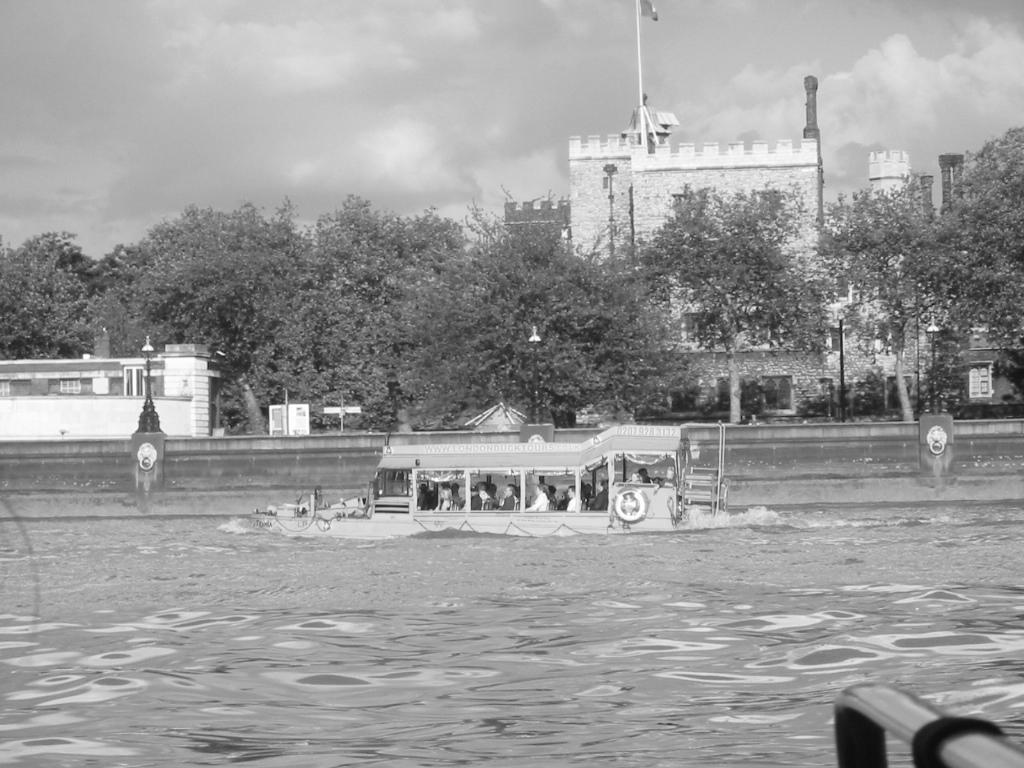
//> input picture ex3/source.jpg, 1024 x 768 px
$ ./HelloCV source.jpg   (built with g++ and OpenCV 4)
//> lines starting //> are read from the running program, lines starting //| are printed output that depends on the picture; after the words box and inside, x2 and y2 are one past the last pixel; in counts of white or black regions, pixels touching at a corner belong together
//> further down, image is the input picture: 768 rows x 1024 cols, CV_8UC3; min 10, max 255, mean 154.1
#include <stdio.h>
#include <opencv2/core/core.hpp>
#include <opencv2/highgui/highgui.hpp>
#include <opencv2/imgproc/imgproc.hpp>
#include <stdbool.h>
#include <math.h>


using namespace std;
using namespace cv;


int slider = 9;
Mat image;
Mat image_blurred;

Mat drawHist(Mat hist, int scale)
{
  double mx = 0;
  minMaxLoc(hist, 0, &mx, 0, 0);

  Mat result = Mat::zeros(256*scale, 256*scale, CV_8UC1);
  for(int i = 0; i<255; i++)
  {
    float histValue = hist.at<float>(i, 0);
    float nextValue = hist.at<float>(i+1, 0);

    Point p1 = Point(i*scale, 256*scale);
    Point p2 = Point(i*scale + scale, 256*scale);
    Point p3 = Point(i*scale + scale, (256-nextValue*256/mx)*scale);
    Point p4 = Point(i*scale, (256-nextValue*256/mx)*scale);

    int numPoints = 5;
    Point points[] = {p1,p2,p3,p4,p1};
    fillConvexPoly(result, points, numPoints, Scalar::all(256), 0, 0);
  }

  return result;
}

void on_trackbar(int, void *) {

  slider = slider % 2 == 0 ? slider + 1 : slider;
  GaussianBlur(image, image_blurred, Size(slider, slider),0);

  imshow("Blurred image", image_blurred);

  Mat temp_diff = image - image_blurred + 128;
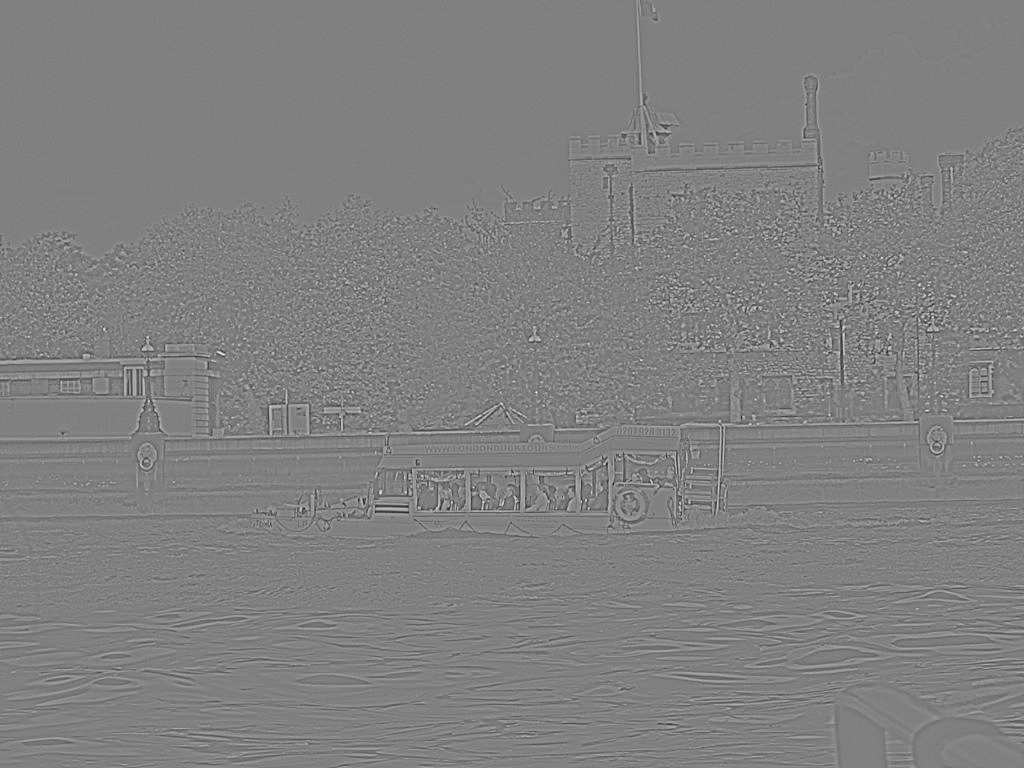
//> temp_diff: 768 rows x 1024 cols, CV_8UC3; min 34, max 246, mean 128
  int histSize = 256;
  float range[] = { 0, 256 };
  const float* histRange = { range };
  Mat newHist;
  bool uniform = true, accumulate = false;
  int channels = 1;
  const int* nr_channel = &channels;
  calcHist(&temp_diff, 1, nr_channel, cv::Mat(), newHist, 1, &histSize, &histRange, uniform, accumulate);
//> newHist = 256 values, max 147109 at index 128, min 0 at index 0, mean 3072
  Mat hist = drawHist(newHist, 25);
//> in drawHist, `minMaxLoc(hist, 0, &mx, 0, 0);`: mx = 147109
//> the loop in drawHist, `for(int i = 0; i<255; i++)` made 255 passes
//> (histValue, nextValue, p3, p4) on passes 1 to 3: (0, 0, Point(25, 6400), Point(0, 6400)), (0, 0, Point(50, 6400), Point(25, 6400)), (0, 0, Point(75, 6400), Point(50, 6400))
//> after the loop in drawHist, `for(int i = 0; i<255; i++)`:
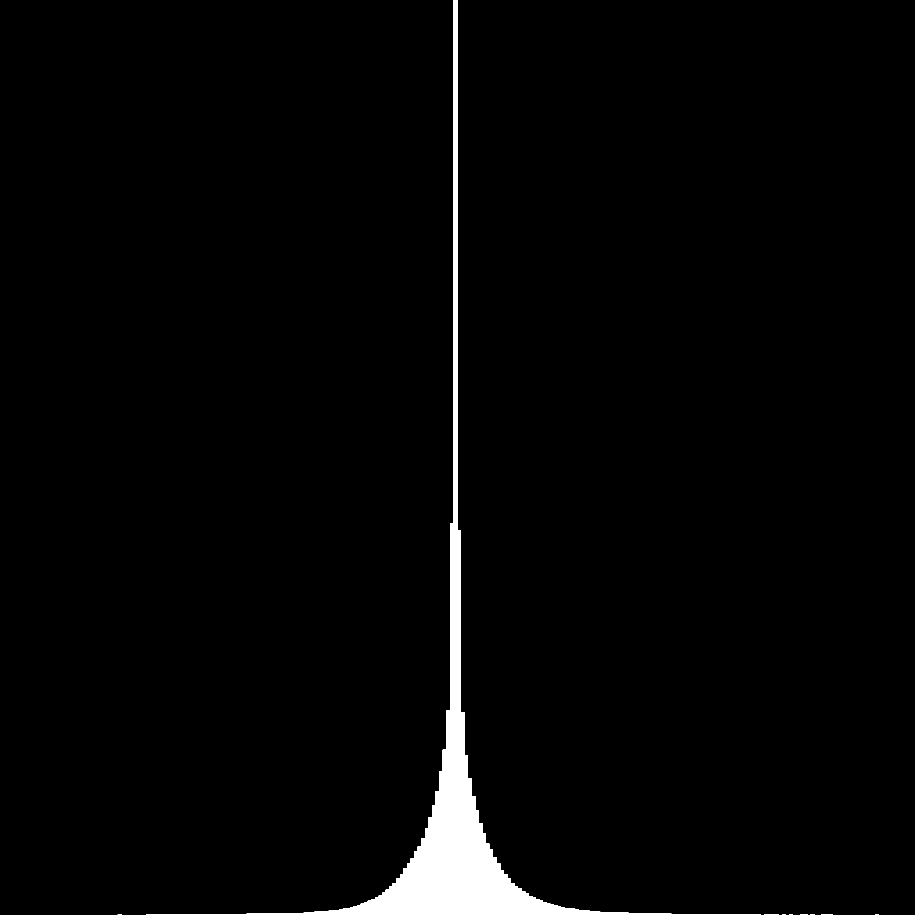
//> result: 6400 rows x 6400 cols, CV_8UC1 (shown at 1/7 size); 2.1% white; 9 white regions, largest, box (x1, y1, x2, y2) and area: (1025, 0, 5326, 6400) 864129, (5350, 6399, 5451, 6400) 101, (5750, 6399, 5826, 6400) 76
  Scalar mean, stddev;
  meanStdDev(newHist, mean, stddev);
//> mean = Scalar(3072); stddev = Scalar(11702.8)
  double deviation = sqrt(stddev[0]/255.0);
//> deviation = 6.77
  char display_text[50];
  snprintf(display_text, 15, "%f", deviation);
//> display_text = "6.774456"
  printf("%s\n", display_text);
//| 6.774456
  imwrite( "hist.jpg", hist);
  imwrite( "hist.jpg", hist);
  imshow("Histogram", hist);

}

int main(int argc, char *argv[])
{
  //Print the OpenCV version
  printf("OpenCV version: %d.%d\n", CV_MAJOR_VERSION, CV_MINOR_VERSION);

  if(argc != 2)
  {
    printf(" Usage: display_image ImageToLoadAndDisplay\n");
    return -1;
  }

  image = imread(argv[1], CV_LOAD_IMAGE_COLOR);

  if(! image.data )
  {
    printf("Could not open or find the image\n");
    return -1;
  }

  Mat grayscale;
  cvtColor(image, grayscale, CV_BGR2GRAY);
  imwrite("gray_image.jpg", grayscale);
  namedWindow("Original image",CV_WINDOW_AUTOSIZE/2);
  namedWindow("Blurred image", CV_WINDOW_AUTOSIZE/2);
  imshow("Original image", image);
  createTrackbar("Kernel Size", "Blurred image", &slider, 41, on_trackbar);
  namedWindow("Histogram", (CV_WINDOW_AUTOSIZE*3)/4);

  on_trackbar( slider, 0 );

  waitKey(0);
  return 0;
}
